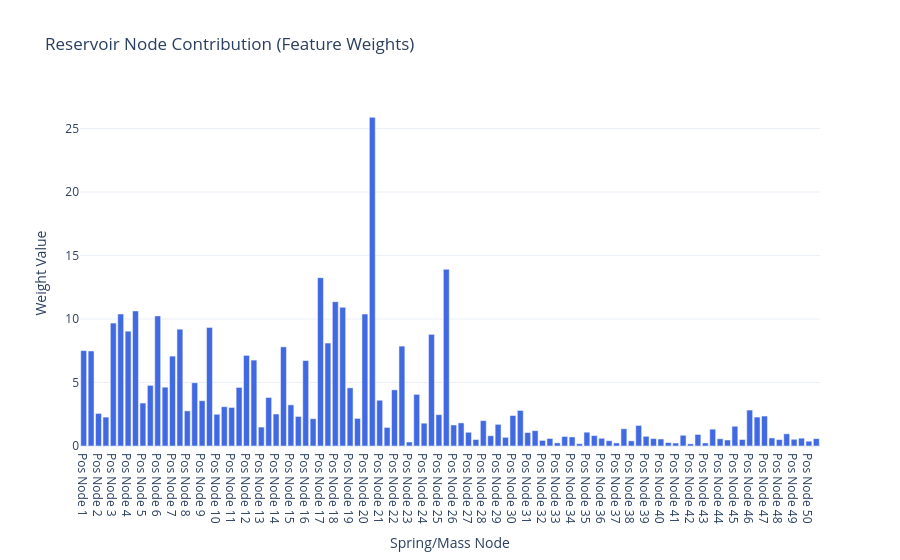
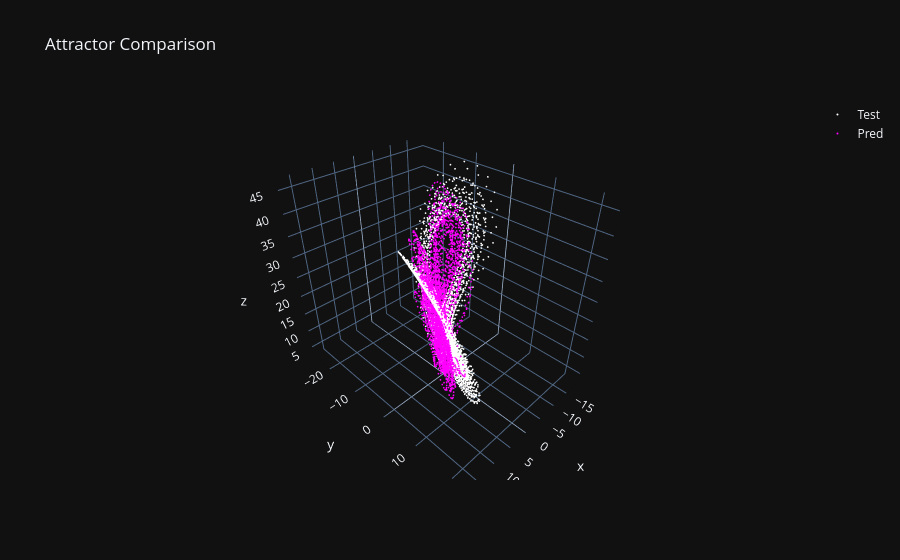
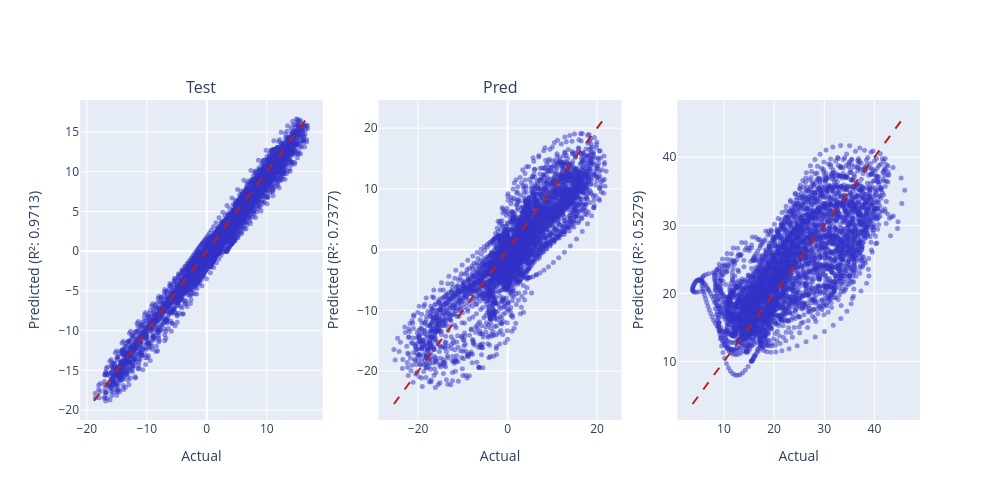

Here is the notebook cell these charts were saved with, in order:
### Code cell
weight_plot(np.linalg.norm(model.coef_, axis=0)).show()
scatter_plot([Y_test, Y_pred]).show()
r_2_plots_grid(Y_test, Y_pred, ["Test", "Pred"]).show()
spring_animation(
    displacement,
    nodes_pos,
    connections_list,
    10,
    highlighted_nodes=target_nodes,
    external=True,
).show()

### Figure 1 — Plotly figure (JSON) as saved in the notebook; plotly's stock layout.template omitted (floating-point values rounded to 4 significant figures)
{"data": [{"marker": {"color": ["royalblue", "royalblue", "royalblue", "royalblue", "royalblue", "royalblue", "royalblue", "royalblue", "royalblue", "royalblue", "royalblue", "royalblue", "royalblue", "royalblue", "royalblue", "royalblue", "royalblue", "royalblue", "royalblue", "royalblue", "royalblue", "royalblue", "royalblue", "royalblue", "royalblue", "royalblue", "royalblue", "royalblue", "royalblue", "royalblue", "royalblue", "royalblue", "royalblue", "royalblue", "royalblue", "royalblue", "royalblue", "royalblue", "royalblue", "royalblue", "royalblue", "royalblue", "royalblue", "royalblue", "royalblue", "royalblue", "royalblue", "royalblue", "royalblue", "royalblue", "royalblue", "royalblue", "royalblue", "royalblue", "royalblue", "royalblue", "royalblue", "royalblue", "royalblue", "royalblue", "royalblue", "royalblue", "royalblue", "royalblue", "royalblue", "royalblue", "royalblue", "royalblue", "royalblue", "royalblue", "royalblue", "royalblue", "royalblue", "royalblue", "royalblue", "royalblue", "royalblue", "royalblue", "royalblue", "royalblue", "royalblue", "royalblue", "royalblue", "royalblue", "royalblue", "royalblue", "royalblue", "royalblue", "royalblue", "royalblue", "royalblue", "royalblue", "royalblue", "royalblue", "royalblue", "royalblue", "royalblue", "royalblue", "royalblue", "royalblue"]}, "type": "bar", "x": ["Pos Node 1", "Vel Node 1", "Pos Node 2", "Vel Node 2", "Pos Node 3", "Vel Node 3", "Pos Node 4", "Vel Node 4", "Pos Node 5", "Vel Node 5", "Pos Node 6", "Vel Node 6", "Pos Node 7", "Vel Node 7", "Pos Node 8", "Vel Node 8", "Pos Node 9", "Vel Node 9", "Pos Node 10", "Vel Node 10", "Pos Node 11", "Vel Node 11", "Pos Node 12", "Vel Node 12", "Pos Node 13", "Vel Node 13", "Pos Node 14", "Vel Node 14", "Pos Node 15", "Vel Node 15", "Pos Node 16", "Vel Node 16", "Pos Node 17", "Vel Node 17", "Pos Node 18", "Vel Node 18", "Pos Node 19", "Vel Node 19", "Pos Node 20", "Vel Node 20", "Pos Node 21", "Vel Node 21", "Pos Node 22", "Vel Node 22", "Pos Node 23", "Vel Node 23", "Pos Node 24", "Vel Node 24", "Pos Node 25", "Vel Node 25", "Pos Node 26", "Vel Node 26", "Pos Node 27", "Vel Node 27", "Pos Node 28", "Vel Node 28", "Pos Node 29", "Vel Node 29", "Pos Node 30", "Vel Node 30", "Pos Node 31", "Vel Node 31", "Pos Node 32", "Vel Node 32", "Pos Node 33", "Vel Node 33", "Pos Node 34", "Vel Node 34", "Pos Node 35", "Vel Node 35", "Pos Node 36", "Vel Node 36", "Pos Node 37", "Vel Node 37", "Pos Node 38", "Vel Node 38", "Pos Node 39", "Vel Node 39", "Pos Node 40", "Vel Node 40", "Pos Node 41", "Vel Node 41", "Pos Node 42", "Vel Node 42", "Pos Node 43", "Vel Node 43", "Pos Node 44", "Vel Node 44", "Pos Node 45", "Vel Node 45", "Pos Node 46", "Vel Node 46", "Pos Node 47", "Vel Node 47", "Pos Node 48", "Vel Node 48", "Pos Node 49", "Vel Node 49", "Pos Node 50", "Vel Node 50"], "y": [7.512, 7.482, 2.566, 2.277, 9.682, 10.4, 9.04, 10.64, 3.382, 4.776, 10.25, 4.634, 7.079, 9.2, 2.766, 4.986, 3.568, 9.337, 2.499, 3.096, 3.037, 4.613, 7.136, 6.765, 1.491, 3.821, 2.518, 7.811, 3.241, 2.328, 6.731, 2.151, 13.26, 8.108, 11.37, 10.92, 4.58, 2.173, 10.39, 25.89, 3.604, 1.462, 4.423, 7.869, 0.3138, 4.064, 1.795, 8.792, 2.469, 13.92, 1.655, 1.819, 1.081, 0.5127, 1.996, 0.81, 1.705, 0.6839, 2.4, 2.801, 1.062, 1.21, 0.4411, 0.5946, 0.2514, 0.7516, 0.7157, 0.1818, 1.088, 0.8212, 0.6086, 0.4178, 0.2425, 1.361, 0.4055, 1.619, 0.7627, 0.5861, 0.5502, 0.2719, 0.232, 0.8461, 0.1726, 0.9085, 0.2383, 1.326, 0.5712, 0.4747, 1.556, 0.5088, 2.83, 2.278, 2.359, 0.6347, 0.5061, 0.9592, 0.5299, 0.6156, 0.3764, 0.5811]}], "layout": {"title": {"text": "Reservoir Node Contribution (Feature Weights)"}, "xaxis": {"title": {"text": "Spring/Mass Node"}}, "yaxis": {"title": {"text": "Weight Value"}}}}

### Figure 2 — Plotly figure (JSON) as saved in the notebook; plotly's stock layout.template omitted (floating-point values rounded to 4 significant figures; data arrays with more than 128 entries replaced by an {"elided": "..."} marker saying what was removed)
{"data": [{"marker": {"color": "white", "size": 1}, "mode": "markers", "name": "Test", "type": "scatter3d", "x": {"elided": "4000 float values"}, "y": {"elided": "4000 float values"}, "z": {"elided": "4000 float values"}}, {"marker": {"color": "magenta", "size": 1}, "mode": "markers", "name": "Pred", "type": "scatter3d", "x": {"elided": "4000 float values"}, "y": {"elided": "4000 float values"}, "z": {"elided": "4000 float values"}}], "layout": {"title": {"text": "Attractor Comparison"}}}

### Figure 3 — Plotly figure (JSON) as saved in the notebook; plotly's stock layout.template omitted (floating-point values rounded to 4 significant figures; data arrays with more than 128 entries replaced by an {"elided": "..."} marker saying what was removed)
{"data": [{"marker": {"color": "rgba(50, 50, 200, 0.5)", "size": 5}, "mode": "markers", "name": "Data", "type": "scatter", "x": {"elided": "4000 float values"}, "xaxis": "x", "y": {"elided": "4000 float values"}, "yaxis": "y"}, {"line": {"color": "firebrick", "dash": "dash"}, "mode": "lines", "name": "Ideal", "type": "scatter", "x": [-18.83, 16.78], "xaxis": "x", "y": [-18.83, 16.78], "yaxis": "y"}, {"marker": {"color": "rgba(50, 50, 200, 0.5)", "size": 5}, "mode": "markers", "name": "Data", "type": "scatter", "x": {"elided": "4000 float values"}, "xaxis": "x2", "y": {"elided": "4000 float values"}, "yaxis": "y2"}, {"line": {"color": "firebrick", "dash": "dash"}, "mode": "lines", "name": "Ideal", "type": "scatter", "x": [-25.41, 22.0], "xaxis": "x2", "y": [-25.41, 22.0], "yaxis": "y2"}, {"marker": {"color": "rgba(50, 50, 200, 0.5)", "size": 5}, "mode": "markers", "name": "Data", "type": "scatter", "x": {"elided": "4000 float values"}, "xaxis": "x3", "y": {"elided": "4000 float values"}, "yaxis": "y3"}, {"line": {"color": "firebrick", "dash": "dash"}, "mode": "lines", "name": "Ideal", "type": "scatter", "x": [3.766, 46.04], "xaxis": "x3", "y": [3.766, 46.04], "yaxis": "y3"}], "layout": {"annotations": [{"font": {"size": 16}, "showarrow": false, "text": "Test", "x": 0.1444, "xanchor": "center", "xref": "paper", "y": 1, "yanchor": "bottom", "yref": "paper"}, {"font": {"size": 16}, "showarrow": false, "text": "Pred", "x": 0.5, "xanchor": "center", "xref": "paper", "y": 1, "yanchor": "bottom", "yref": "paper"}], "height": 500, "showlegend": false, "width": 1000, "xaxis": {"anchor": "y", "domain": [0, 0.2889], "title": {"text": "Actual"}}, "xaxis2": {"anchor": "y2", "domain": [0.3556, 0.6444], "title": {"text": "Actual"}}, "xaxis3": {"anchor": "y3", "domain": [0.7111, 1], "title": {"text": "Actual"}}, "yaxis": {"anchor": "x", "domain": [0, 1], "title": {"text": "Predicted (R²: 0.9713)"}}, "yaxis2": {"anchor": "x2", "domain": [0, 1], "title": {"text": "Predicted (R²: 0.7377)"}}, "yaxis3": {"anchor": "x3", "domain": [0, 1], "title": {"text": "Predicted (R²: 0.5279)"}}}}
